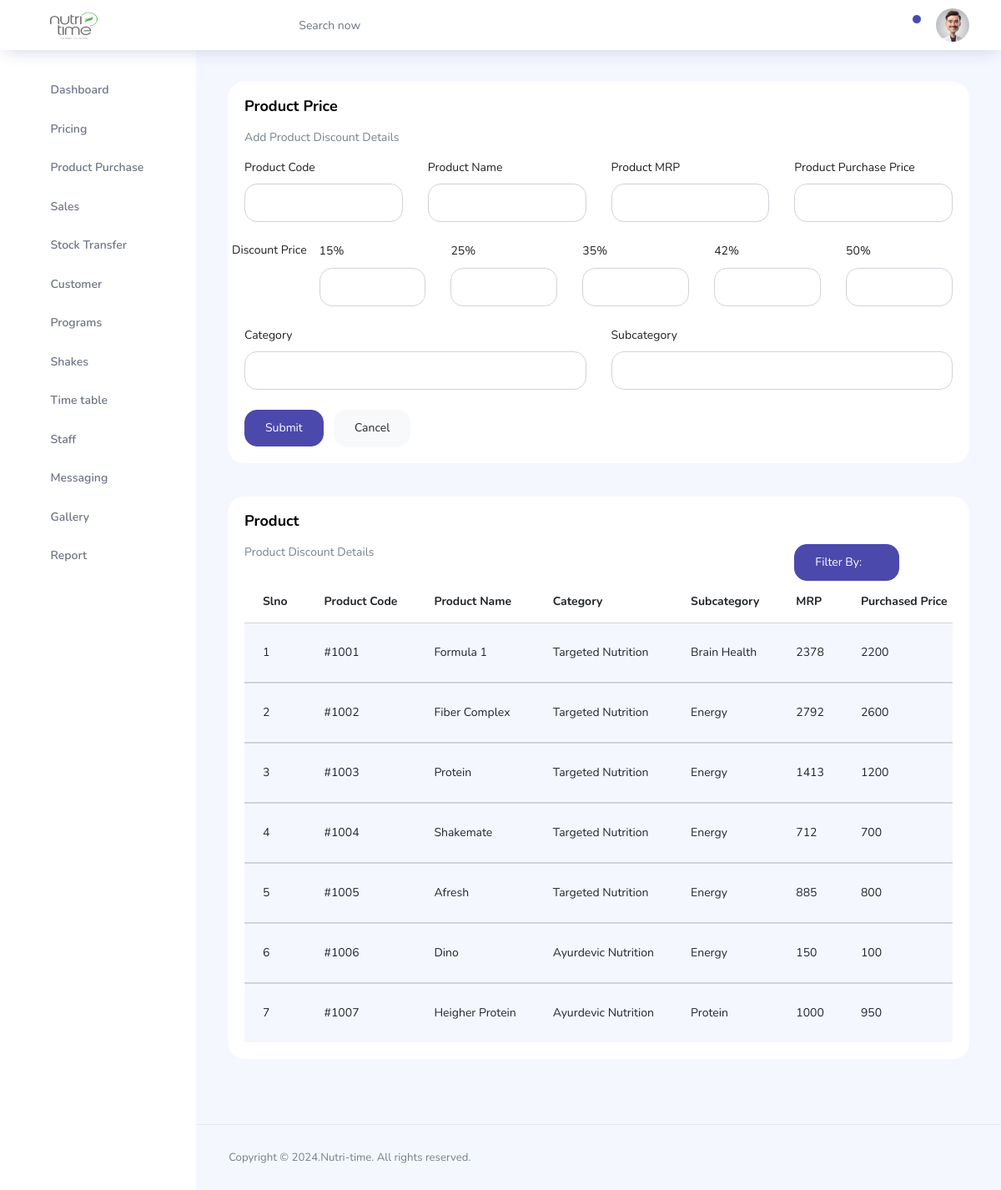
/Admin/pages/admin-price.php (signed in), run on the app's committed database.
### tables this page shows
CREATE TABLE `price` (
  `pri_id` int(11) NOT NULL,
  `pro_name` varchar(50) NOT NULL,
  `pro_code` int(20) NOT NULL,
  `pro_category` varchar(50) NOT NULL,
  `pro_subcat` varchar(50) NOT NULL,
  `pro_mrp` varchar(10) NOT NULL,
  `pro_price` varchar(20) NOT NULL,
  `pro_dis15` varchar(10) NOT NULL,
  `pro_dis25` varchar(10) NOT NULL,
  `pro_dis35` varchar(10) NOT NULL,
  `pro_dis42` varchar(10) NOT NULL,
  `pro_dis50` varchar(10) NOT NULL,
  `pro_scoop` varchar(10) NOT NULL,
  `pro_scoop15` varchar(10) NOT NULL,
  `pro_scoop25` varchar(10) NOT NULL,
  `pro_scoop35` varchar(10) NOT NULL,
  `pro_scoop42` varchar(10) NOT NULL,
  `pro_scoop50` varchar(10) NOT NULL,
  `pro_quantity` varchar(10) NOT NULL,
  `pro_curquantity` varchar(10) NOT NULL,
  `pro_desc` varchar(200) NOT NULL,
  `pro_img` varchar(100) NOT NULL
);

### Admin/pages/admin-price.php (the view, shortened to what this page needs)
<?php
 include './connect.php';
?>
<!DOCTYPE html>
<html lang="en">
<head>
  <link rel="stylesheet" href="../vendors/feather/feather.css">
  <link rel="stylesheet" href="../vendors/ti-icons/css/themify-icons.css">
  <link rel="stylesheet" href="../vendors/css/vendor.bundle.base.css">
  <link rel="stylesheet" href="../vendors/select2/select2.min.css">
  <link rel="stylesheet" href="../vendors/select2-bootstrap-theme/select2-bootstrap.min.css">
  <link rel="stylesheet" href="../css/vertical-layout-light/style.css">
</head>
<body>
  <div class="container-scroller">
<?php
  include './topbar.php';
?>
    <div class="main-panel">
      <div class="content-wrapper">
        <div class="row">
          <div class="col-12 grid-margin stretch-card">
            <div class="card">
              <div class="card-body">
                <h1 class="card-title">Product Price</h1>
                <p class="card-description">Add Product Discount Details</p>
                <form method="post" class="forms-sample" enctype="multipart/form-data">
                  <div class="row">
                  <div class="col-lg col-md col-sm col-12">
                      <div class="form-group">
                        <label>Product Code</label>
                        <input type="text" class="form-control" style="border-radius: 15px;" name="prodcode"
                          value="<?php echo $p_code1; ?>" required>
                      </div>
                    </div>
                    <div class="col-lg col-md col-sm col-12">
                      <div class="form-group">
                        <label>Product Name</label>
                        <input type="text" class="form-control" style="border-radius: 15px;" name="prodname"
                          value="<?php echo $p_name1; ?>" required>
                      </div>
                    </div>
                    <div class="col-lg col-md col-sm col-12">
                      <div class="form-group">
                        <label>Product MRP</label>
                        <input type="text" class="form-control" style="border-radius: 15px;" name="prodmrp"
                          value="<?php echo $p_mrp1; ?>" required>
                      </div>
                    </div>
                    <div class="col-lg col-md col-sm col-12">
                      <div class="form-group">
                        <label>Product Purchase Price</label>
                        <input type="text" class="form-control" style="border-radius: 15px;" name="prodpur"
                          value="<?php echo $p_pri1; ?>" required>
                      </div>
                    </div>
                  </div>
                  <div class="row">
                    <p>Discount Price</p> <br>
                    <div class="col">
                      <div class="form-group">
                        <label>15%</label>
                        <input type="number" class="form-control" style="border-radius: 15px;" name="dis15" value="<?php echo $p_dis151; ?>" required>
                      </div>
                    </div>
                    <div class="col">
                      <div class="form-group">
                        <label>25%</label>
                        <input type="number" class="form-control" style="border-radius: 15px;" name="dis25" value="<?php echo $p_dis251; ?>"
                          required>
                      </div>
                    </div>
                    <div class="col">
                      <div class="form-group">
                        <label>35%</label>
                        <input type="number" class="form-control" style="border-radius: 15px;" name="dis35" value="<?php echo $p_dis351; ?>"
                          required>
                      </div>
                    </div>
                    <div class="col">
                      <div class="form-group">
                        <label>42%</label>
                        <input type="number" class="form-control" style="border-radius: 15px;" name="dis42" value="<?php echo $p_dis421; ?>"
                          required>
                      </div>
                    </div>
                    <div class="col">
                      <div class="form-group">
                        <label>50%</label>
                        <input type="number" class="form-control" style="border-radius: 15px;" name="dis50" value="<?php echo $p_dis501; ?>"
                          required>
                      </div>
                    </div>
                  </div>
                  <div class="row">
                    <div class="col">
                      <div class="form-group">
                        <label>Category</label>
                        <input type="text" class="form-control" style="border-radius: 15px;" name="prodcat" value="<?php echo $p_cat1; ?>" required>
                      </div>
                    </div>
                    <div class="col">
                      <div class="form-group">
                        <label>Subcategory</label>
                        <input type="text" class="form-control" style="border-radius: 15px;" name="prodsubcat" value="<?php echo $p_subcat1; ?>"
                          required>
                      </div>
                    </div>
                  </div>
                  <button type="submit" class="btn btn-primary mr-2" name="submitp">Submit</button>
                  <a href="./admin-price.php" type="reset" class="btn btn-light">Cancel</a>
                </form>
              </div>
            </div>
          </div>
        </div>
        <div class="row ">
          <div class="col-lg-12 grid-margin stretch-card">
            <div class="card">
              <div class="card-body">
                <h4 class="card-title">Product</h4>
                <div class="row">
                  <div class="col-md-9">
                    <p class="card-description">Product Discount Details</p>
                  </div>
                  <div class="col-md-3">
                    <div class="dropdown">
                      <button class="btn btn-primary dropdown-toggle" type="button" id="dropdownMenuButton"
                        data-toggle="dropdown" aria-haspopup="true" aria-expanded="false">
                        Filter By:
                      </button>
                    </div>
                  </div>
                </div>
                <div class="table-responsive">
                  <table class="table table-striped">
                    <thead>
                      <tr>
                        <th>Slno</th>
                        <th>Product Code</th>
                        <th>Product Name</th>
                        <th>Category</th>
                        <th>Subcategory</th>
                        <th>MRP</th>
                        <th>Purchased Price</th>
                      </tr>
                    </thead>
                    <?php
$sql=mysqli_query($conn,"SELECT * FROM price ORDER BY pri_id ");
$serialNo = 1;
while($row=mysqli_fetch_assoc($sql))
{
    $pri_cod=$row['pro_code'];
    $pri_nam=$row['pro_name'];
    $pri_cat=$row['pro_category'];
    $pri_subcat=$row['pro_subcat'];
    $pri_mrp=$row['pro_mrp'];
    $pri_pri=$row['pro_price'];
?>
                    <tbody>
                      <tr>
                        <td class="py-1"><?php echo $serialNo++; ?></td>
                        <td class="py-1">#<?php echo $pri_cod; ?></td>
                        <td><?php echo $pri_nam; ?></td>
                        <td><?php echo $pri_cat; ?></td>
                        <td><?php echo $pri_subcat; ?></td>
                        <td><?php echo $pri_mrp; ?></td>
                        <td><?php echo $pri_pri; ?></td>
                      </tr>
                    </tbody>
<?php
}
?>
                  </table>
                </div>
              </div>
            </div>
          </div>
        </div>
      </div>
      <footer class="footer">
        <div class="d-sm-flex justify-content-center justify-content-sm-between">
          <span class="text-muted text-center text-sm-left d-block d-sm-inline-block">Copyright © 2024.Nutri-time. All rights reserved.</span>
        </div>
      </footer>
    </div>
  </div>
  </div>
</body>
</html>

### Admin/pages/topbar.php (shortened to what this page needs)
<nav class="navbar col-lg-12 col-12 p-0 fixed-top d-flex flex-row">
      <div class="text-center navbar-brand-wrapper d-flex align-items-center justify-content-center">
        <a class="navbar-brand brand-logo mr-5" href="admin-dashboard.php"><img src="../images/icon.png" class="mr-2" alt="logo" width="90"/></a>
      </div>
      <div class="navbar-menu-wrapper d-flex align-items-center justify-content-end">
        <button class="navbar-toggler navbar-toggler align-self-center" type="button" data-toggle="minimize">
          <span class="icon-menu"></span>
        </button>
        <ul class="navbar-nav mr-lg-2">
          <li class="nav-item nav-search d-none d-lg-block">
            <div class="input-group">
              <div class="input-group-prepend hover-cursor" id="navbar-search-icon">
                <span class="input-group-text" id="search">
                  <i class="icon-search"></i>
                </span>
              </div>
              <input type="text" class="form-control" id="navbar-search-input" placeholder="Search now" aria-label="search" aria-describedby="search">
            </div>
          </li>
        </ul>
        <ul class="navbar-nav navbar-nav-right">
          <li class="nav-item dropdown">
            <a class="nav-link count-indicator dropdown-toggle" id="notificationDropdown" href="#" data-toggle="dropdown">
              <i class="icon-bell mx-0"></i>
              <span class="count"></span>
            </a>
          </li>
          <li class="nav-item nav-profile dropdown">
            <a class="nav-link dropdown-toggle" href="#" data-toggle="dropdown" id="profileDropdown">
              <img src="../images/user.jpg" alt="profile"/>
            </a>
          </li>
        </ul>
      </div>
</nav>
    <div class="container-fluid page-body-wrapper">
      <nav class="sidebar sidebar-offcanvas" id="sidebar">
        <ul class="nav">
          <li class="nav-item">
            <a class="nav-link" href="admin-dashboard.php">
              <i class="icon-grid menu-icon"></i>
              <span class="menu-title">Dashboard</span>
              <i class="menu-arrow"></i>
            </a>
          </li>
          <li class="nav-item">
            <a class="nav-link" data-toggle="collapse" href="#pricing" aria-expanded="false" aria-controls="pricing">
              <i class="icon-bar-graph menu-icon"></i>
              <span class="menu-title">Pricing</span>
              <i class="menu-arrow"></i>
            </a>
          </li>
          <li class="nav-item">
            <a class="nav-link" href="admin-product.php">
              <i class="icon-columns menu-icon"></i>
              <span class="menu-title">Product Purchase</span>
              <i class="menu-arrow"></i>
            </a>
          </li>
          <li class="nav-item">
            <a class="nav-link" href="admin-sales.php">
              <i class="icon-columns menu-icon"></i>
              <span class="menu-title">Sales</span>
              <i class="menu-arrow"></i>
            </a>
          </li>
          <li class="nav-item">
            <a class="nav-link" href="admin-stocktrans.php">
              <i class="icon-columns menu-icon"></i>
              <span class="menu-title">Stock Transfer</span>
              <i class="menu-arrow"></i>
            </a>
          </li>
          <li class="nav-item">
            <a class="nav-link" href="admin-customer.php">
              <i class="icon-columns menu-icon"></i>
              <span class="menu-title">Customer</span>
              <i class="menu-arrow"></i>
            </a>
          </li>
          <li class="nav-item">
            <a class="nav-link" data-toggle="collapse" href="#program" aria-expanded="false" aria-controls="program">
              <i class="icon-bar-graph menu-icon"></i>
              <span class="menu-title">Programs</span>
              <i class="menu-arrow"></i>
            </a>
          </li>
          <li class="nav-item">
            <a class="nav-link" href="admin-shake.php">
              <i class="icon-grid-2 menu-icon"></i>
              <span class="menu-title">Shakes</span>
              <i class="menu-arrow"></i>
            </a>
          </li>
          <li class="nav-item">
            <a class="nav-link" href="admin-timetable.php">
              <i class="icon-head menu-icon"></i>
              <span class="menu-title">Time table</span>
              <i class="menu-arrow"></i>
            </a>
          </li>
          <li class="nav-item">
            <a class="nav-link" href="admin-staff.php">
              <i class="icon-ban menu-icon"></i>
              <span class="menu-title">Staff</span>
              <i class="menu-arrow"></i>
            </a>
          </li>
          <li class="nav-item">
            <a class="nav-link" href="admin-message.php">
              <i class="ti-share menu-icon"></i>
              <span class="menu-title">Messaging</span>
              <i class="menu-arrow"></i>
            </a>
          </li>
          <li class="nav-item">
            <a class="nav-link" href="admin-gallery.php">
              <i class="ti-share menu-icon"></i>
              <span class="menu-title">Gallery</span>
              <i class="menu-arrow"></i>
            </a>
          </li>
          <li class="nav-item">
            <a class="nav-link" href="admin-report.php">
              <i class="ti-share menu-icon"></i>
              <span class="menu-title">Report</span>
              <i class="menu-arrow"></i>
            </a>
          </li>
        </ul>
      </nav>

### data on the page
price: pro_code "1001", pro_name "Formula 1", pro_category "Targeted Nutrition", pro_subcat "Brain Health", pro_mrp "2378", pro_price "2200"
price: pro_code "1002", pro_name "Fiber Complex", pro_category "Targeted Nutrition", pro_subcat "Energy", pro_mrp "2792", pro_price "2600"
price: pro_code "1003", pro_name "Protein", pro_category "Targeted Nutrition", pro_subcat "Energy", pro_mrp "1413", pro_price "1200"
price: pro_code "1004", pro_name "Shakemate", pro_category "Targeted Nutrition", pro_subcat "Energy", pro_mrp "712", pro_price "700"
price: pro_code "1005", pro_name "Afresh", pro_category "Targeted Nutrition", pro_subcat "Energy", pro_mrp "885", pro_price "800"
price: pro_code "1006", pro_name "Dino", pro_category "Ayurdevic Nutrition", pro_subcat "Energy", pro_mrp "150", pro_price "100"
price: pro_code "1007", pro_name "Heigher Protein", pro_category "Ayurdevic Nutrition", pro_subcat "Protein", pro_mrp "1000", pro_price "950"
